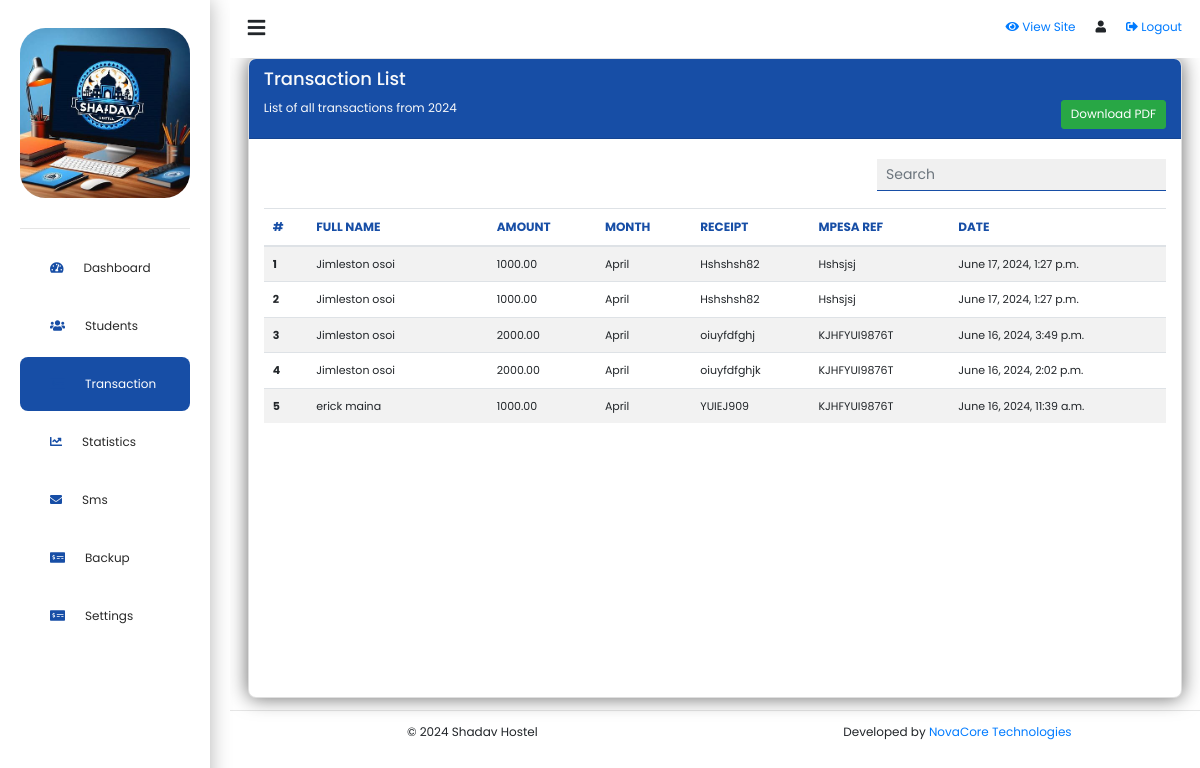
Page /transaction/ on the earlier database version.
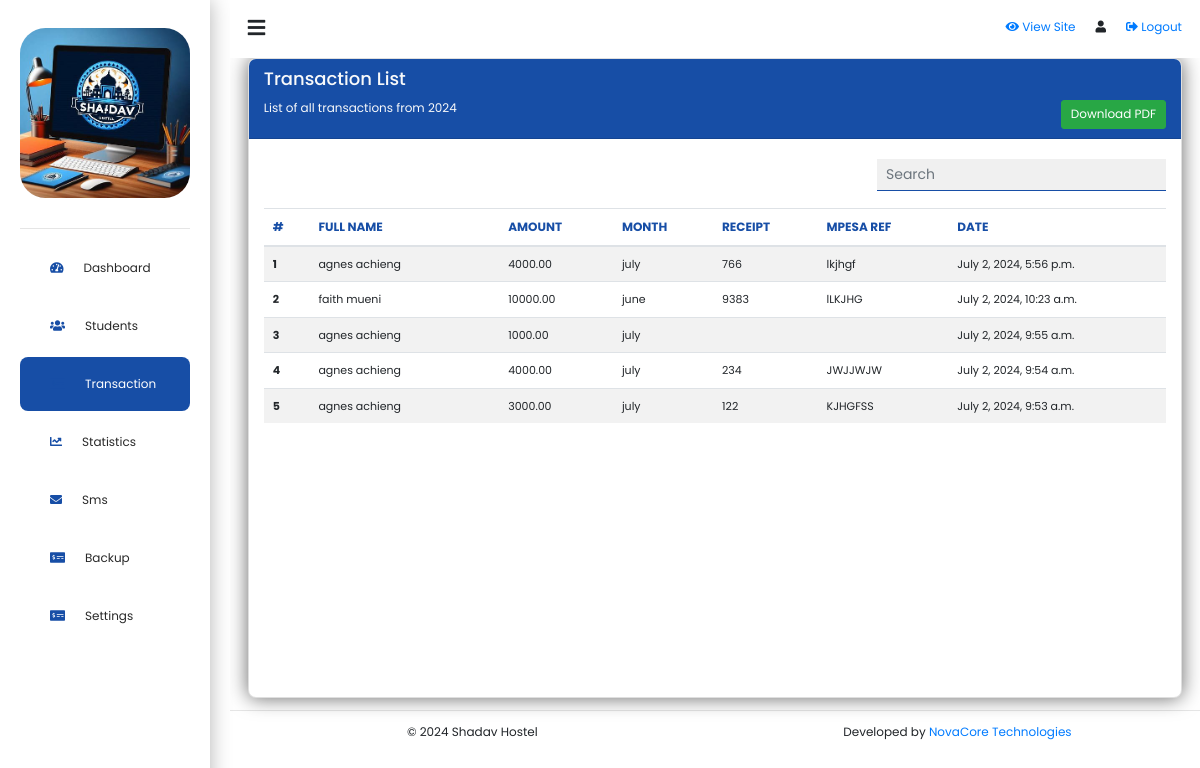
Same page on the later database version.
### Tenants/models.py (models this page shows, shortened)
class RentPayment(models.Model):
    student = models.ForeignKey(Student, on_delete=models.CASCADE)
    amount = models.DecimalField(max_digits=10, decimal_places=2, default=0.00)
    month_paid = models.CharField(max_length=100)
    mpesa_ref = models.CharField(max_length=15)
    date_paid = models.DateTimeField(auto_now_add=True)
    reciept = models.CharField(max_length=15, null=True)

class Student(models.Model):
    user = models.OneToOneField(User, on_delete=models.CASCADE)
    room_number = models.CharField(max_length=10)
    rent_amount = models.DecimalField(max_digits=10, decimal_places=2, default=4000.00)
    has_food = models.BooleanField(default=False)
    arrears = models.DecimalField(max_digits=10, decimal_places=2, default=0.00)
    adm_date = models.DateField(null=True)
    number = models.CharField(max_length=15, null=True)

### Admin/views.py (the view)
# urls.py: path('transaction/', transaction, name='transaction'),
def transaction(request):
    students = Student.objects.all()
    rentpayment = RentPayment.objects.all().order_by('-date_paid')
    context = {
        "Students": students,
        "RentPayment": rentpayment
    }
    return render(request, 'transaction/transaction.html', context)

### Admin/templates/transaction/transaction.html (shortened to what this page needs)
{% extends '../base.html' %}
{% block content %}
<div class="row px-md-4 px-1 py-3 py-md-0">
    {% if user.is_superuser %}
    <div class="col-md-8 col-12">
    {% else %}
    <div class="col-md-12 col-12">
    {% endif %}
        <div class="card transaction_card">
            <div class="card-header text-light w-100 sticky-top container-fluid d-flex justify-content-between align-items-end" style="z-index: 100;">
                <div>
                    <h4 class="card-title">Transaction List</h4>
                    <p>List of all transactions from 2024 </p>
                </div>
                <div>
                    <a href="#" class="btn btn-success print_transactions">Download PDF</a>
                </div>
            </div>
            <div class="card-body container-fluid sticky-top" style="z-index: 220;">
                <div class="search_container w-100 d-flex justify-content-between">
                    <div class="form-group ">
                        <input type="text" name="search" id="search" class="form-control print_input_outline" placeholder="Search" aria-label="Search Transactions">
                    </div>
                </div>
                <div class="table-wrapper">
                    <table class="table table-striped">
                        <thead>
                            <tr>
                                <th scope="col">#</th>
                                <th scope="col" style="min-width: 120px;">FULL NAME</th>
                                <th scope="col">AMOUNT</th>
                                <th scope="col">MONTH</th>
                                <th scope="col">RECEIPT</th>
                                <th scope="col">MPESA REF</th>
                                <th scope="col">DATE</th>
                            </tr>
                        </thead>
                        <tbody id="transactionBody">
                            {% for payment in RentPayment %}
                                <tr>
                                    <th style="font-size: 11px;" scope="row">{{ forloop.counter }}</th>
                                    <td style="font-size: 11px;">{{ payment.student.user.first_name }} {{ payment.student.user.last_name }}</td>
                                    <td style="font-size: 11px;">{{ payment.amount }}</td>
                                    <td style="font-size: 11px;">{{ payment.month_paid }}</td>
                                    <td style="font-size: 11px;">{{ payment.reciept }}</td>
                                    <td style="font-size: 11px;">{{ payment.mpesa_ref }}</td>
                                    <td style="font-size: 11px;">{{ payment.date_paid }}</td>
                                </tr>
                            {% endfor %}
                        </tbody>
                    </table>
                </div>
            </div>
        </div>
    </div>
</div>
{% endblock %}

Differences in the rows shown:
removed RentPayment: student.user.first_name "Jimleston", student.user.last_name "osoi", amount "1000.00", month_paid "April", reciept "Hshshsh82", mpesa_ref "Hshsjsj", date_paid "June 17, 2024, 1:27 p.m."
removed RentPayment: student.user.first_name "Jimleston", student.user.last_name "osoi", amount "1000.00", month_paid "April", reciept "Hshshsh82", mpesa_ref "Hshsjsj", date_paid "June 17, 2024, 1:27 p.m."
removed RentPayment: student.user.first_name "Jimleston", student.user.last_name "osoi", amount "2000.00", month_paid "April", reciept "oiuyfdfghj", mpesa_ref "KJHFYUI9876T", date_paid "June 16, 2024, 3:49 p.m."
removed RentPayment: student.user.first_name "Jimleston", student.user.last_name "osoi", amount "2000.00", month_paid "April", reciept "oiuyfdfghjk", mpesa_ref "KJHFYUI9876T", date_paid "June 16, 2024, 2:02 p.m."
removed RentPayment: student.user.first_name "erick", student.user.last_name "maina", amount "1000.00", month_paid "April", reciept "YUIEJ909", mpesa_ref "KJHFYUI9876T", date_paid "June 16, 2024, 11:39 a.m."
added RentPayment: student.user.first_name "agnes", student.user.last_name "achieng", amount "4000.00", month_paid "july", reciept "766", mpesa_ref "lkjhgf", date_paid "July 2, 2024, 5:56 p.m."
added RentPayment: student.user.first_name "faith", student.user.last_name "mueni", amount "10000.00", month_paid "june", reciept "9383", mpesa_ref "lLKJHG", date_paid "July 2, 2024, 10:23 a.m."
added RentPayment: student.user.first_name "agnes", student.user.last_name "achieng", amount "1000.00", month_paid "july", date_paid "July 2, 2024, 9:55 a.m."
added RentPayment: student.user.first_name "agnes", student.user.last_name "achieng", amount "4000.00", month_paid "july", reciept "234", mpesa_ref "JWJJWJW", date_paid "July 2, 2024, 9:54 a.m."
added RentPayment: student.user.first_name "agnes", student.user.last_name "achieng", amount "3000.00", month_paid "july", reciept "122", mpesa_ref "KJHGFSS", date_paid "July 2, 2024, 9:53 a.m."
